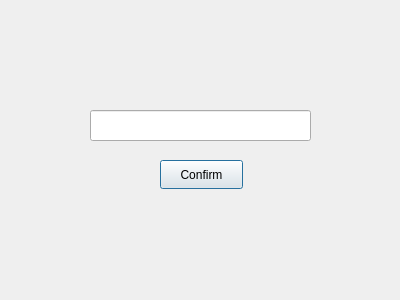
<?xml version="1.0" encoding="UTF-8"?>
<ui version="4.0">
 <class>pay_screen</class>
 <widget class="QDialog" name="pay_screen">
  <property name="geometry">
   <rect>
    <x>0</x>
    <y>0</y>
    <width>400</width>
    <height>300</height>
   </rect>
  </property>
  <property name="windowTitle">
   <string>Dialog</string>
  </property>
  <widget class="QLineEdit" name="lineEdit_pay">
   <property name="geometry">
    <rect>
     <x>90</x>
     <y>110</y>
     <width>221</width>
     <height>31</height>
    </rect>
   </property>
   <property name="maxLength">
    <number>10</number>
   </property>
   <property name="readOnly">
    <bool>false</bool>
   </property>
  </widget>
  <widget class="QPushButton" name="pushButton_confirm">
   <property name="geometry">
    <rect>
     <x>160</x>
     <y>160</y>
     <width>83</width>
     <height>29</height>
    </rect>
   </property>
   <property name="text">
    <string>Confirm</string>
   </property>
  </widget>
 </widget>
 <resources/>
 <connections/>
</ui>
